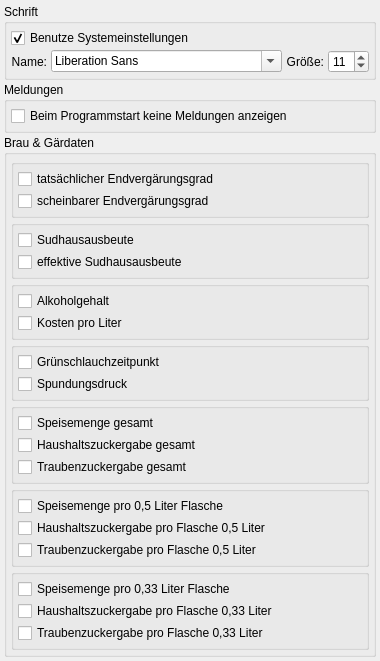
           <widget class="QWidget" name="scrollAreaWidgetContents">
            <property name="geometry">
             <rect>
              <x>0</x>
              <y>0</y>
              <width>308</width>
              <height>530</height>
             </rect>
            </property>
            <layout class="QVBoxLayout" name="verticalLayout_10">
             <property name="spacing">
              <number>2</number>
             </property>
             <property name="leftMargin">
              <number>4</number>
             </property>
             <property name="topMargin">
              <number>4</number>
             </property>
             <property name="rightMargin">
              <number>4</number>
             </property>
             <property name="bottomMargin">
              <number>4</number>
             </property>
             <item>
              <widget class="QGroupBox" name="groupBox_16">
               <property name="title">
                <string>Schrift</string>
               </property>
               <layout class="QVBoxLayout" name="verticalLayout_24">
                <property name="spacing">
                 <number>2</number>
                </property>
                <property name="leftMargin">
                 <number>4</number>
                </property>
                <property name="topMargin">
                 <number>4</number>
                </property>
                <property name="rightMargin">
                 <number>4</number>
                </property>
                <property name="bottomMargin">
                 <number>4</number>
                </property>
                <item>
                 <widget class="QCheckBox" name="checkBox_FontSystem">
                  <property name="text">
                   <string>Benutze Systemeinstellungen</string>
                  </property>
                  <property name="checked">
                   <bool>true</bool>
                  </property>
                 </widget>
                </item>
                <item>
                 <widget class="QWidget" name="widget_font" native="true">
                  <layout class="QVBoxLayout" name="verticalLayout_25">
                   <property name="spacing">
                    <number>0</number>
                   </property>
                   <property name="leftMargin">
                    <number>0</number>
                   </property>
                   <property name="topMargin">
                    <number>0</number>
                   </property>
                   <property name="rightMargin">
                    <number>0</number>
                   </property>
                   <property name="bottomMargin">
                    <number>0</number>
                   </property>
                   <item>
                    <layout class="QHBoxLayout" name="horizontalLayout_25">
                     <property name="spacing">
                      <number>4</number>
                     </property>
                     <item>
                      <widget class="QLabel" name="label_20">
                       <property name="text">
                        <string>Name:</string>
                       </property>
                       <property name="alignment">
                        <set>Qt::AlignRight|Qt::AlignTrailing|Qt::AlignVCenter</set>
                       </property>
                      </widget>
                     </item>
                     <item>
                      <widget class="QFontComboBox" name="fontComboBox">
                       <property name="sizePolicy">
                        <sizepolicy hsizetype="Expanding" vsizetype="Fixed">
                         <horstretch>0</horstretch>
                         <verstretch>0</verstretch>
                        </sizepolicy>
                       </property>
                      </widget>
                     </item>
                     <item>
                      <widget class="QLabel" name="label_17">
                       <property name="text">
                        <string>Größe:</string>
                       </property>
                       <property name="alignment">
                        <set>Qt::AlignRight|Qt::AlignTrailing|Qt::AlignVCenter</set>
                       </property>
                      </widget>
                     </item>
                     <item>
                      <widget class="QSpinBox" name="spinBox_fontSize">
                       <property name="minimum">
                        <number>6</number>
                       </property>
                       <property name="maximum">
                        <number>20</number>
                       </property>
                       <property name="value">
                        <number>11</number>
                       </property>
                      </widget>
                     </item>
                    </layout>
                   </item>
                  </layout>
                 </widget>
                </item>
               </layout>
              </widget>
             </item>
             <item>
              <widget class="QGroupBox" name="groupBox_13">
               <property name="title">
                <string>Meldungen</string>
               </property>
               <layout class="QVBoxLayout" name="verticalLayout_19">
                <property name="spacing">
                 <number>2</number>
                </property>
                <property name="leftMargin">
                 <number>4</number>
                </property>
                <property name="topMargin">
                 <number>4</number>
                </property>
                <property name="rightMargin">
                 <number>4</number>
                </property>
                <property name="bottomMargin">
                 <number>4</number>
                </property>
                <item>
                 <widget class="QCheckBox" name="checkBox_MsgNichtAktiv">
                  <property name="text">
                   <string>Beim Programmstart keine Meldungen anzeigen</string>
                  </property>
                 </widget>
                </item>
               </layout>
              </widget>
             </item>
             <item>
              <widget class="QGroupBox" name="groupBox_4">
               <property name="title">
                <string>Brau &amp;&amp; Gärdaten</string>
               </property>
               <layout class="QVBoxLayout" name="verticalLayout_18">
                <property name="spacing">
                 <number>2</number>
                </property>
                <property name="leftMargin">
                 <number>4</number>
                </property>
                <property name="topMargin">
                 <number>4</number>
                </property>
                <property name="rightMargin">
                 <number>4</number>
                </property>
                <property name="bottomMargin">
                 <number>4</number>
                </property>
                <item>
                 <widget class="QGroupBox" name="groupBox_5">
                  <property name="title">
                   <string/>
                  </property>
                  <layout class="QVBoxLayout" name="verticalLayout_11">
                   <property name="spacing">
                    <number>2</number>
                   </property>
                   <property name="leftMargin">
                    <number>4</number>
                   </property>
                   <property name="topMargin">
                    <number>4</number>
                   </property>
                   <property name="rightMargin">
                    <number>4</number>
                   </property>
                   <property name="bottomMargin">
                    <number>4</number>
                   </property>
                   <item>
                    <widget class="QCheckBox" name="checkBox_Ansicht_BuG_tevg">
                     <property name="text">
                      <string>tatsächlicher Endvergärungsgrad</string>
                     </property>
                    </widget>
                   </item>
                   <item>
                    <widget class="QCheckBox" name="checkBox_Ansicht_BuG_sevg">
                     <property name="text">
                      <string>scheinbarer Endvergärungsgrad</string>
                     </property>
                    </widget>
                   </item>
                  </layout>
                 </widget>
                </item>
                <item>
                 <widget class="QGroupBox" name="groupBox_6">
                  <property name="title">
                   <string/>
                  </property>
                  <layout class="QVBoxLayout" name="verticalLayout_12">
                   <property name="spacing">
                    <number>2</number>
                   </property>
                   <property name="leftMargin">
                    <number>4</number>
                   </property>
                   <property name="topMargin">
                    <number>4</number>
                   </property>
                   <property name="rightMargin">
                    <number>4</number>
                   </property>
                   <property name="bottomMargin">
                    <number>4</number>
                   </property>
                   <item>
                    <widget class="QCheckBox" name="checkBox_Ansicht_BuG_shab">
                     <property name="text">
                      <string>Sudhausausbeute</string>
                     </property>
                    </widget>
                   </item>
                   <item>
                    <widget class="QCheckBox" name="checkBox_Ansicht_BuG_eshab">
                     <property name="text">
                      <string>effektive Sudhausausbeute</string>
                     </property>
                    </widget>
                   </item>
                  </layout>
                 </widget>
                </item>
                <item>
                 <widget class="QGroupBox" name="groupBox_7">
                  <property name="title">
                   <string/>
                  </property>
                  <layout class="QVBoxLayout" name="verticalLayout_13">
                   <property name="spacing">
                    <number>2</number>
                   </property>
                   <property name="leftMargin">
                    <number>4</number>
                   </property>
                   <property name="topMargin">
                    <number>4</number>
                   </property>
                   <property name="rightMargin">
                    <number>4</number>
                   </property>
                   <property name="bottomMargin">
                    <number>4</number>
                   </property>
                   <item>
                    <widget class="QCheckBox" name="checkBox_Ansicht_BuG_alc">
                     <property name="text">
                      <string>Alkoholgehalt</string>
                     </property>
                    </widget>
                   </item>
                   <item>
                    <widget class="QCheckBox" name="checkBox_Ansicht_BuG_kpl">
                     <property name="text">
                      <string>Kosten pro Liter</string>
                     </property>
                    </widget>
                   </item>
                  </layout>
                 </widget>
                </item>
                <item>
                 <widget class="QGroupBox" name="groupBox_8">
                  <property name="title">
                   <string/>
                  </property>
                  <layout class="QVBoxLayout" name="verticalLayout_14">
                   <property name="spacing">
                    <number>2</number>
                   </property>
                   <property name="leftMargin">
                    <number>4</number>
                   </property>
                   <property name="topMargin">
                    <number>4</number>
                   </property>
                   <property name="rightMargin">
                    <number>4</number>
                   </property>
                   <property name="bottomMargin">
                    <number>4</number>
                   </property>
                   <item>
                    <widget class="QCheckBox" name="checkBox_Ansicht_BuG_gszp">
                     <property name="text">
                      <string>Grünschlauchzeitpunkt</string>
                     </property>
                    </widget>
                   </item>
                   <item>
                    <widget class="QCheckBox" name="checkBox_Ansicht_BuG_sd">
                     <property name="text">
                      <string>Spundungsdruck</string>
                     </property>
                    </widget>
                   </item>
                  </layout>
                 </widget>
                </item>
                <item>
                 <widget class="QGroupBox" name="groupBox_9">
                  <property name="title">
                   <string/>
                  </property>
                  <layout class="QVBoxLayout" name="verticalLayout_15">
                   <property name="spacing">
                    <number>2</number>
                   </property>
                   <property name="leftMargin">
                    <number>4</number>
                   </property>
                   <property name="topMargin">
                    <number>4</number>
                   </property>
                   <property name="rightMargin">
                    <number>4</number>
                   </property>
                   <property name="bottomMargin">
                    <number>4</number>
                   </property>
                   <item>
                    <widget class="QCheckBox" name="checkBox_Ansicht_BuG_smg">
                     <property name="text">
                      <string>Speisemenge gesamt</string>
                     </property>
                    </widget>
                   </item>
                   <item>
                    <widget class="QCheckBox" name="checkBox_Ansicht_BuG_hzmg">
                     <property name="text">
                      <string>Haushaltszuckergabe gesamt</string>
                     </property>
                    </widget>
                   </item>
                   <item>
                    <widget class="QCheckBox" name="checkBox_Ansicht_BuG_tzmg">
                     <property name="text">
                      <string>Traubenzuckergabe gesamt</string>
                     </property>
                    </widget>
                   </item>
                  </layout>
                 </widget>
                </item>
                <item>
                 <widget class="QGroupBox" name="groupBox_10">
                  <property name="title">
                   <string/>
                  </property>
                  <layout class="QVBoxLayout" name="verticalLayout_16">
                   <property name="spacing">
                    <number>2</number>
                   </property>
                   <property name="leftMargin">
                    <number>4</number>
                   </property>
                   <property name="topMargin">
                    <number>4</number>
                   </property>
                   <property name="rightMargin">
                    <number>4</number>
                   </property>
                   <property name="bottomMargin">
                    <number>4</number>
                   </property>
                   <item>
                    <widget class="QCheckBox" name="checkBox_Ansicht_BuG_s05">
                     <property name="text">
                      <string>Speisemenge pro 0,5 Liter Flasche</string>
                     </property>
                    </widget>
                   </item>
                   <item>
                    <widget class="QCheckBox" name="checkBox_Ansicht_BuG_hz05">
                     <property name="text">
                      <string>Haushaltszuckergabe pro Flasche 0,5 Liter</string>
                     </property>
                    </widget>
                   </item>
                   <item>
                    <widget class="QCheckBox" name="checkBox_Ansicht_BuG_tz05">
                     <property name="text">
                      <string>Traubenzuckergabe pro Flasche 0,5 Liter</string>
                     </property>
                    </widget>
                   </item>
                  </layout>
                 </widget>
                </item>
                <item>
                 <widget class="QGroupBox" name="groupBox_11">
                  <property name="title">
                   <string/>
                  </property>
                  <layout class="QVBoxLayout" name="verticalLayout_17">
                   <property name="spacing">
                    <number>2</number>
                   </property>
                   <property name="leftMargin">
                    <number>4</number>
                   </property>
                   <property name="topMargin">
                    <number>4</number>
                   </property>
                   <property name="rightMargin">
                    <number>4</number>
                   </property>
                   <property name="bottomMargin">
                    <number>4</number>
                   </property>
                   <item>
                    <widget class="QCheckBox" name="checkBox_Ansicht_BuG_s033">
                     <property name="text">
                      <string>Speisemenge pro 0,33 Liter Flasche</string>
                     </property>
                    </widget>
                   </item>
                   <item>
                    <widget class="QCheckBox" name="checkBox_Ansicht_BuG_hz033">
                     <property name="text">
                      <string>Haushaltszuckergabe pro Flasche 0,33 Liter</string>
                     </property>
                    </widget>
                   </item>
                   <item>
                    <widget class="QCheckBox" name="checkBox_Ansicht_BuG_tz033">
                     <property name="text">
                      <string>Traubenzuckergabe pro Flasche 0,33 Liter</string>
                     </property>
                    </widget>
                   </item>
                  </layout>
                 </widget>
                </item>
               </layout>
              </widget>
             </item>
            </layout>
           </widget>
